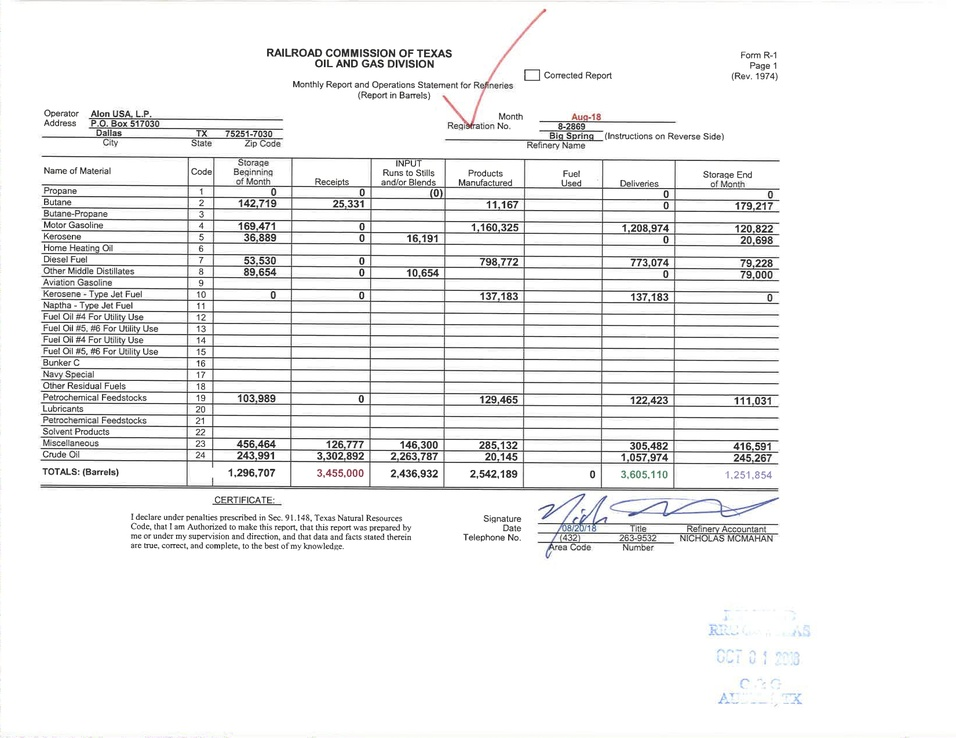
#> input picture data/example1.jpg, 956 x 738 px, shrunk from 1650 x 1275 before the run
$ python extract.py
#> lines starting #> are read from the running program, lines starting #| are printed output that depends on the picture; after the words box and inside, x2 and y2 are one past the last pixel; in counts of white or black regions, pixels touching at a corner belong together
#> further down, img is the input picture: shape (738, 956, 3); mean B, G, R 240.4, 240.4, 240.4
### utils.py
import operator

import numpy as np
import cv2 as cv


# Apply morphology operations
def isolate_lines(src, structuring_element):
    cv.erode(src, structuring_element, src, (-1, -1))  # makes white spots smaller
    cv.dilate(src, structuring_element, src, (-1, -1))


# Verify if the region inside a contour is a table
# If it is a table, returns the bounding rect
# and the table joints. Else return None.
def verify_table(contour, intersections):
    min_table_area = 50  # min table area to be considered a table
    epsilon = 3  # epsilon value for contour approximation

    area = cv.contourArea(contour)

    if area < min_table_area:
        return None

    # approxPolyDP approximates a polygonal curve within the specified precision
    curve = cv.approxPolyDP(contour, epsilon, True)

    # boundingRect calculates the bounding rectangle of a point set (eg. a curve)
    rect = cv.boundingRect(curve)  # format of each rect: x, y, w, h

    # Finds the number of joints in each region of interest (ROI)
    # Format is in row-column order (as finding the ROI involves numpy arrays)
    # format: image_mat[rect.y: rect.y + rect.h, rect.x: rect.x + rect.w]
    possible_table_region = intersections[rect[1]:rect[1] + rect[3], rect[0]:rect[0] + rect[2]]
    possible_table_joints, _ = cv.findContours(possible_table_region, cv.RETR_CCOMP, cv.CHAIN_APPROX_SIMPLE)

    # Determines the number of table joints in the image
    # If less than 5 table joints, then the image
    # is likely not a table
    if len(possible_table_joints) < 5:
        return None

    return rect


def find_corners_from_contour(polygon):
    """Finds the 4 extreme corners of the contour given."""

    # Use of `operator.itemgetter` with `max` and `min` allows us to get the index of the point
    # Each point is an array of 1 coordinate, hence the [0] getter, then [0] or [1] used to get x and y respectively.

    # Bottom-right point has the largest (x + y) value
    # Top-left has point smallest (x + y) value
    # Bottom-left point has smallest (x - y) value
    # Top-right point has largest (x - y) value

    bottom_right, _ = max(
        enumerate([pt[0][0] + pt[0][1] for pt in polygon]), key=operator.itemgetter(1))
    top_left, _ = min(enumerate([pt[0][0] + pt[0][1]
                                 for pt in polygon]), key=operator.itemgetter(1))
    bottom_left, _ = min(enumerate([pt[0][0] - pt[0][1]
                                    for pt in polygon]), key=operator.itemgetter(1))
    top_right, _ = max(enumerate([pt[0][0] - pt[0][1]
                                  for pt in polygon]), key=operator.itemgetter(1))

    # Return an array of all 4 points using the indices
    # Each point is in its own array of one coordinate
    return [polygon[top_left][0], polygon[top_right][0], polygon[bottom_right][0], polygon[bottom_left][0]]


def distance_between(p1, p2):
    """Returns the scalar distance between two points"""
    a = p2[0] - p1[0]
    b = p2[1] - p1[1]
    return np.sqrt((a ** 2) + (b ** 2))


def crop_and_warp(img, crop_rect):
    """Crops and warps a rectangular section from an image into a square of similar size."""

    # Rectangle described by top left, top right, bottom right and bottom left points
    top_left, top_right, bottom_right, bottom_left = crop_rect[
                                                         0], crop_rect[1], crop_rect[2], crop_rect[3]

    # Explicitly set the data type to float32 or `getPerspectiveTransform` will throw an error
    src = np.array([top_left, top_right, bottom_right,
                    bottom_left], dtype='float32')

    b = distance_between(top_left, bottom_left)
    l = distance_between(bottom_left, bottom_right)

    # Describe a rect with side of the calculated length and breadth, this is the new perspective we want to warp to
    dst = np.array([[0, 0], [l - 1, 0], [l - 1, b - 1],
                    [0, b - 1]], dtype='float32')

    # Gets the transformation matrix for skewing the image to fit a square by comparing the 4 before and after points
    m = cv.getPerspectiveTransform(src, dst)

    # Performs the transformation on the original image
    return cv.warpPerspective(img, m, (int(l), int(b)))


def get_grid_mask(image):
    # convert to grayscale
    grayscale = cv.cvtColor(image, cv.COLOR_BGR2GRAY)

    max_threshold_value = 255
    block_size = 15
    threshold_constant = 0

    # Filter image
    filtered = cv.adaptiveThreshold(~grayscale, max_threshold_value, cv.ADAPTIVE_THRESH_MEAN_C, cv.THRESH_BINARY,
                                    block_size, threshold_constant)
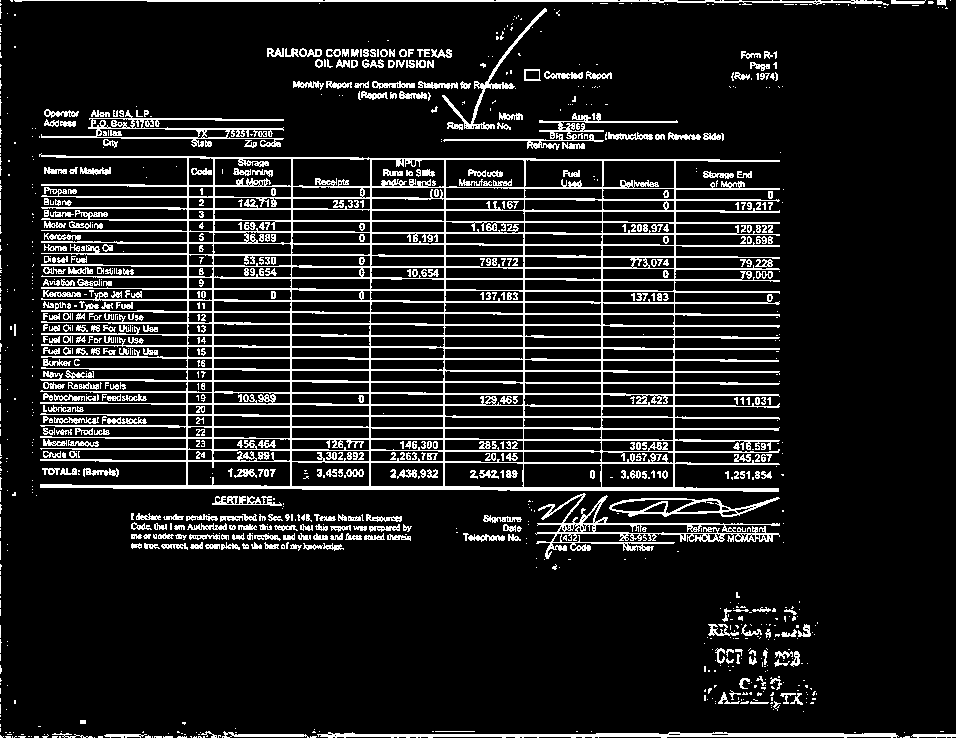
#> filtered: shape (738, 956); 12.1% white in thin lines or dots

    # HORIZONTAL AND VERTICAL LINE ISOLATION
    # To isolate the vertical and horizontal lines,
    #
    # 1. Set a scale.
    # 2. Create a structuring element.
    # 3. Isolate the lines by eroding and then dilating the image.

    scale = 15

    # Isolate horizontal and vertical lines using morphological operations
    horizontal = filtered.copy()
    vertical = filtered.copy()

    horizontal_size = int(horizontal.shape[1] / scale)
    horizontal_structure = cv.getStructuringElement(cv.MORPH_RECT, (horizontal_size, 1))
    isolate_lines(horizontal, horizontal_structure)
#> in isolate_lines, `cv.dilate(src, structuring_element, src, (-1, -1))`:
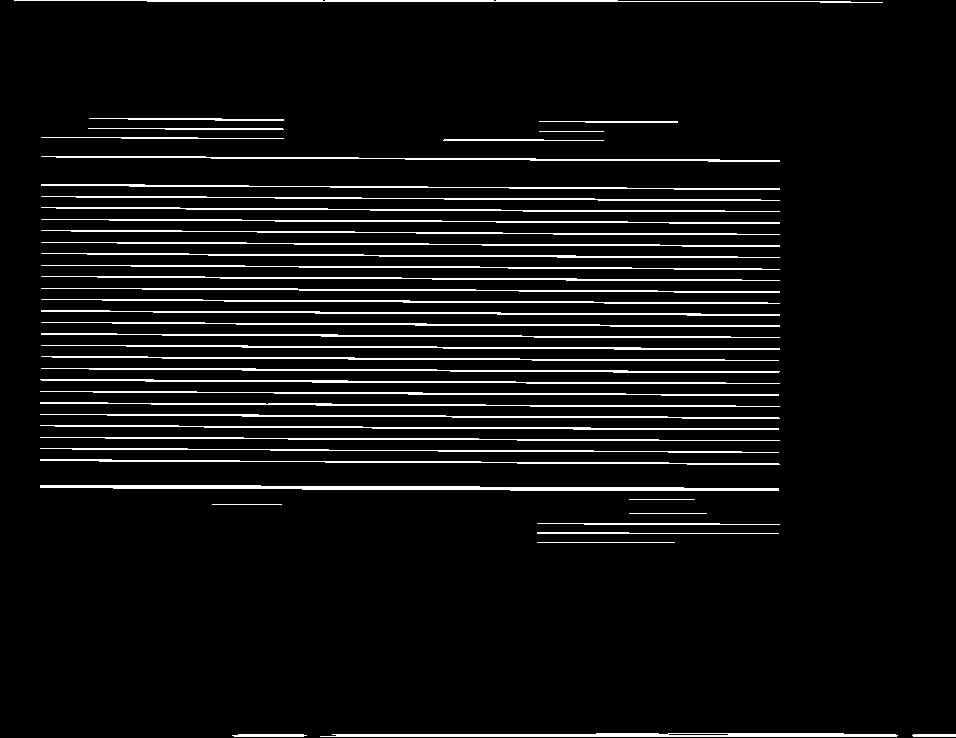
#> src: shape (738, 956); 6.2% white in thin lines or dots

    vertical_size = int(vertical.shape[0] / scale)
    vertical_structure = cv.getStructuringElement(cv.MORPH_RECT, (1, vertical_size))
    isolate_lines(vertical, vertical_structure)
#> in isolate_lines (call 2), `cv.dilate(src, structuring_element, src, (-1, -1))`:
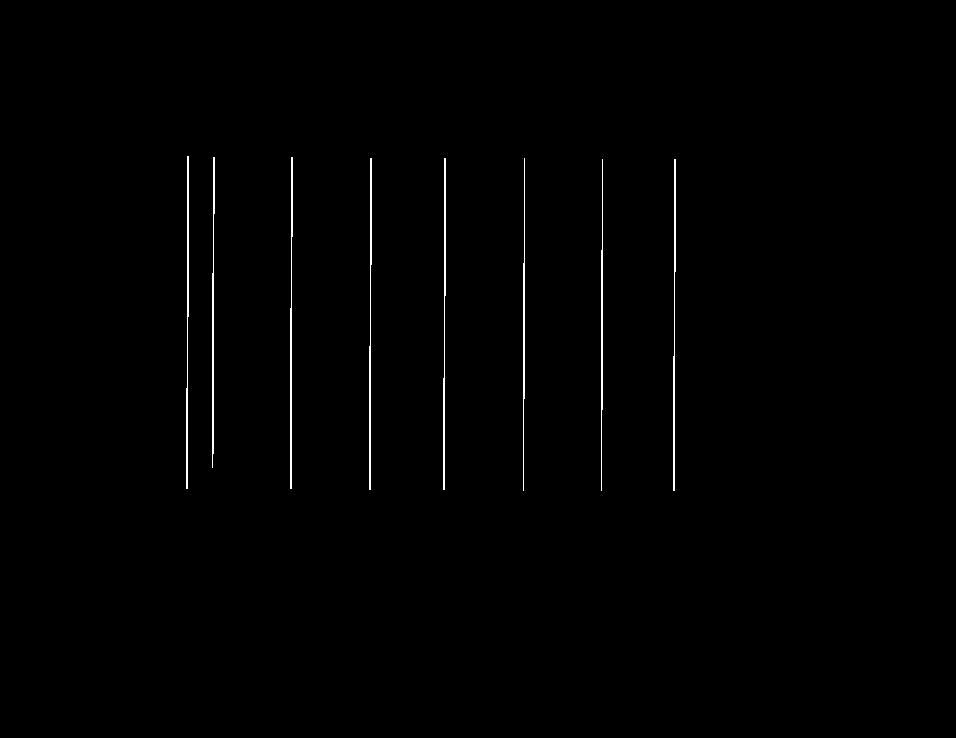
#> src: shape (738, 956); 0.63% white in thin lines or dots, all inside (x1, y1, x2, y2) = (186, 156, 676, 491)

    # Create an image mask with just the horizontal
    # and vertical lines in the image. Then find
    # all contours in the mask.

    mask = horizontal + vertical

    return mask, horizontal, vertical


# Add border to image after trimming, and add padding to it
def add_border_padding(image, w=(2, 2, 2, 2), color=(0, 0, 0)):
    x, y, _ = image.shape
    image = image[w[0]:x - w[1], w[2]:y - w[3]]
    image = cv.copyMakeBorder(image, 2, 2, 2, 2, cv.BORDER_CONSTANT, value=color)
    image = cv.copyMakeBorder(image, 16, 16, 16, 16, cv.BORDER_CONSTANT, value=(255, 255, 255))
    return image


# Given an image of intersection spots, pick one from each cluster
def find_intersection_mean_cords(intersections):
    cutoff = 5

    points = []
    _y = 0
    for y, r in enumerate(intersections, 0):
        for x, c in enumerate(r, 0):
            intensity = intersections[y][x]
            if intensity == 255:
                p = (x, y)
                if y - _y > cutoff:
                    points.append([p])
                else:
                    points[-1].append(p)
                _y = y

    coords = []
    for row in points:
        new_row = []
        old_row = sorted(row)
        _x = 0
        for point in old_row:
            if point[0] - _x > cutoff:
                new_row.append(point)
                _x = point[0]
        coords.append(new_row)

    return coords


# get centroid of a a rectangle
def get_centroid(left, right, top, bottom):
    return (left + right) / 2, (top + bottom) / 2

### table.py
from ocr import ocr
from utils import get_centroid


class Table:
    def __init__(self, image, intersection_points):
        self.h = image.shape[0]
        self.w = image.shape[1]

        self.image = image
        self.intersection_points = intersection_points
        self.cells = None

        self.data = None

    def find_cells(self):

        methods = [self.get_cells_v1, self.get_cells_v2]
        for method in methods:
            try:
                self.cells = method()
                break
            except Exception as e:
                print(f'{method} failed. {e}')

    # Based on assumption that there's no colspan or rowspan
    # and when all rows have equal number of columns
    def get_cells_v1(self):
        m = len(self.intersection_points)
        table_cells = []
        for i in range(m - 1):
            table_cells.append([])
            n = len(self.intersection_points[i])
            for j in range(n - 1):
                tl = self.intersection_points[i][j]
                br = self.intersection_points[i + 1][j + 1]

                table_cells[-1].append((tl, br))

        return table_cells

    # try this when method fails
    def get_cells_v2(self):
        m = len(self.intersection_points)
        table_cells = []
        for i in range(m - 1):
            table_cells.append([])
            n = len(self.intersection_points[i])
            for j in range(n - 1):
                tl = self.intersection_points[i][j]
                tr = self.intersection_points[i][j + 1]
                bl = (tl[0], self.intersection_points[i + 1][0][1])
                br = (tr[0], bl[1])

                table_cells[-1].append((tl, br))

        return table_cells

    # [6 lines left out: function find_cell_for_point, not called in this run]

    # TODO - improve this algorithm
    def build(self):

        if self.cells is None:
            self.find_cells()

        ocr_data = ocr(self.image)

        table_data = []
        for row in self.cells:
            table_data.append([])
            for _ in row:
                table_data[-1].append([])

        for i, data in ocr_data.iterrows():
            centroid = get_centroid(data['left'], data['left'] + data['width'], data['top'],
                                    data['top'] + data['height'])

            cell = self.find_cell_for_point(centroid)
            if cell is not None:
                table_data[cell[0]][cell[1]].append(data['text'])

        for i, row in enumerate(table_data):
            for j, cell in enumerate(row):
                if len(cell) == 0:
                    table_data[i][j] = None
                else:
                    table_data[i][j] = ' '.join(cell)

        self.data = table_data

### ocr.py
import pytesseract as ts
import cv2 as cv

import pandas as pd


def get_image_data(image):
    df = ts.image_to_data(image, output_type=ts.Output.DATAFRAME)
    return df


# [10 lines left out: function write_ocr_results, not called in this run]


def ocr(image):
    df = get_image_data(image)

    out = []
    for i, row in df.iterrows():
        text = row['text']
        if type(text) is str:
            text = text.strip()
            if len(text) > 0:
                cell_info = {
                    'text': text,
                    'left': row['left'],
                    'top': row['top'],
                    'height': row['height'],
                    'width': row['width']
                }
                out.append(cell_info)

    df = pd.DataFrame(out)
    write_ocr_results(img=image, df=df)

    return df


# [5 lines that do not run on import are left out]

### extract.py
import cv2 as cv

from table import Table
from utils import get_grid_mask, find_corners_from_contour, crop_and_warp, verify_table, add_border_padding, \
    find_intersection_mean_cords


def extract(image):
    mask, horizontal, vertical = get_grid_mask(image)
    contours, _ = cv.findContours(mask, cv.RETR_EXTERNAL, cv.CHAIN_APPROX_SIMPLE)
#> contours = 17 contours, 5 with area under 20; largest, box (x1, y1, x2, y2) and area: (40, 156, 780, 491) 166938, (320, 733, 898, 737) 1360, (14, 0, 883, 3) 498, (89, 118, 284, 121) 162, (232, 734, 307, 737) 136

    # Find intersections between the lines to determine if the intersections are table joints.
    intersections = cv.bitwise_and(horizontal, vertical)
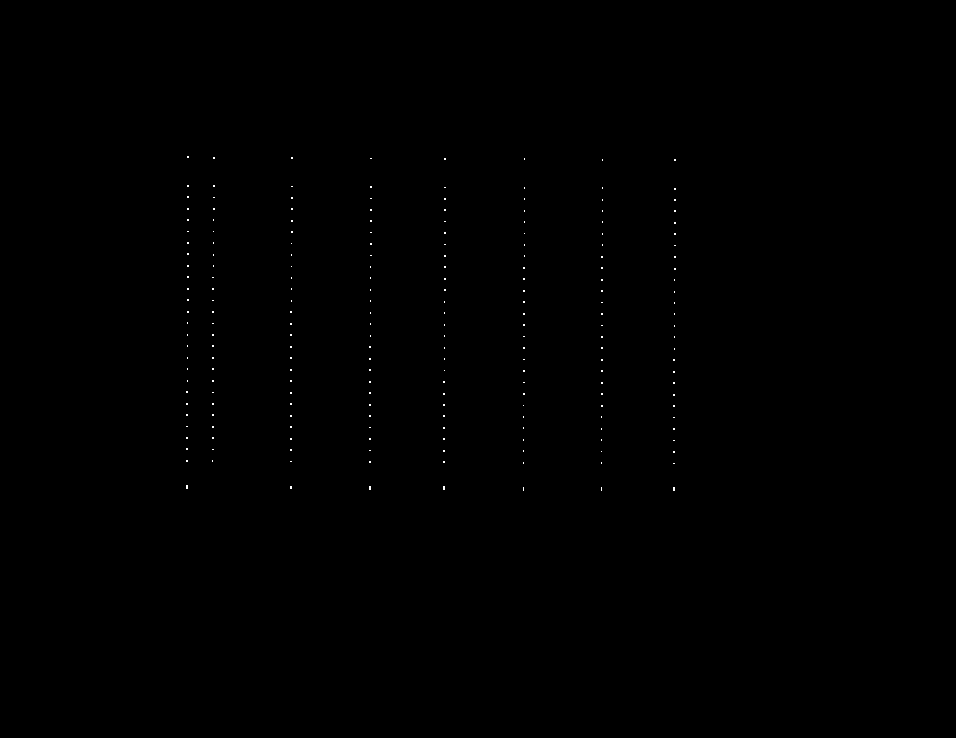
#> intersections: shape (738, 956); 0.1% white in thin lines or dots, all inside (x1, y1, x2, y2) = (186, 156, 676, 491)

    tables = []
    for table_number, contour in enumerate(contours):

        # verify that Region of Interest (ROI) is a table
        rect = verify_table(contour, intersections)
        if rect is None:
            continue

        corners = find_corners_from_contour(contour)
        table_image = crop_and_warp(image, corners)

        # add outer borders artificially, some images may not have outer borders
        # this will lead to outer columns being omitted
        table_image = add_border_padding(table_image, w=(2, 2, 2, 4), color=(100, 100, 100))

        cv.imwrite('out/final_image.jpg', table_image)

        # find table joints, intersections for the warped table
        m, h, v = get_grid_mask(table_image)
        table_intersections = cv.bitwise_and(h, v)

        intersection_points = find_intersection_mean_cords(table_intersections)

        if len(intersection_points) < 5:
            continue

        table = Table(table_image, intersection_points)
        table.build()
        tables.append(table)
#> this loop made 10 passes
#> (area in verify_table, curve in verify_table, rect) on passes 1, 2, 3, 5, 6: (85, [[912, 735], [955, 736]], (912, 735, 44, 2)), (136, [[232, 735], [306, 735]], (232, 735, 75, 1)), (1360, [[320, 736], [897, 735]], (320, 735, 578, 2)), (91.5, [[537, 532], [778, 533]], (537, 532, 242, 2)), (136, [[537, 523], [779, 524]], (537, 523, 243, 2))
#> (printed output is left out)
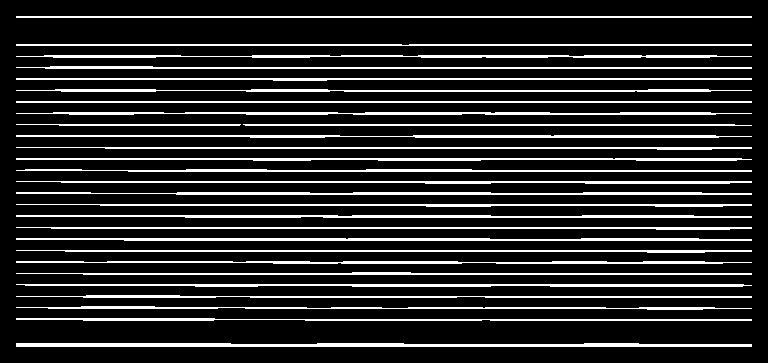
#> h: shape (363, 768); 15.8% white in thin lines or dots, all inside (x1, y1, x2, y2) = (16, 16, 752, 347)
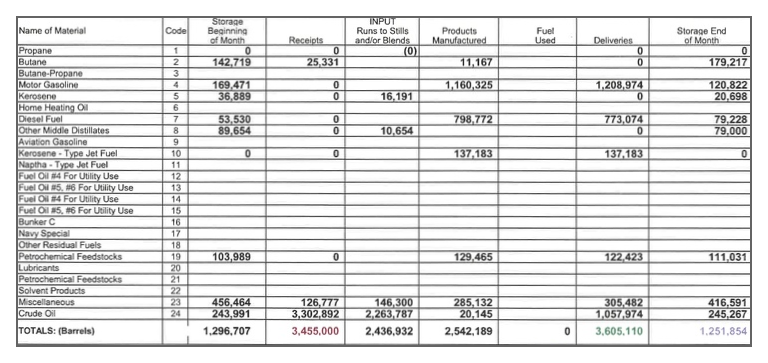
#> table_image: shape (363, 768, 3); mean B, G, R 225.5, 225.5, 225.5
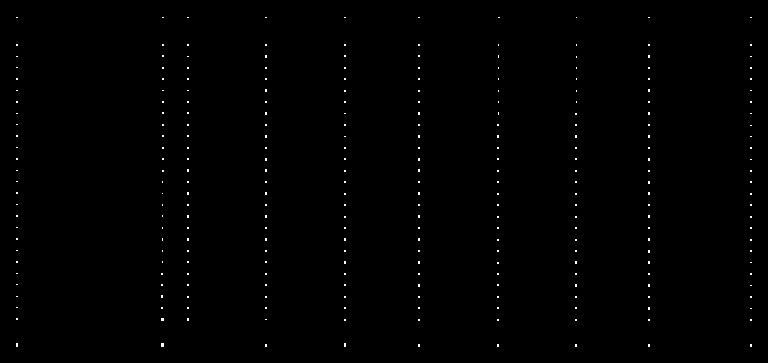
#> table_intersections: shape (363, 768); 0.39% white in thin lines or dots, all inside (x1, y1, x2, y2) = (16, 17, 752, 347)
#> after the loop, tables = []

    return tables


if __name__ == '__main__':
    img = cv.imread('data/example1.jpg')
#> (the run stopped early here; a loop or call above may not have finished)
